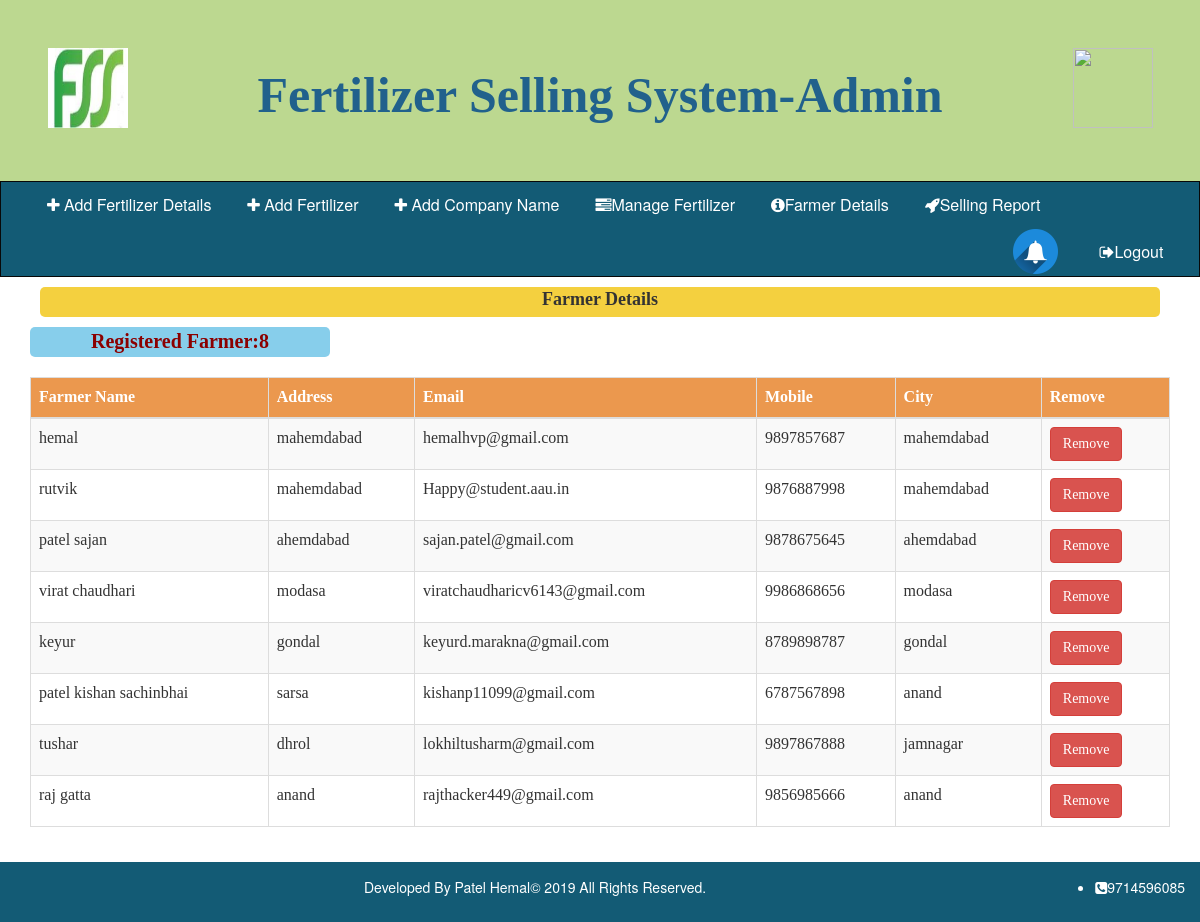
The app's page /fdetails.php (signed in) with its own data.
### tables this page shows
CREATE TABLE `user` (
  `id` int(11) NOT NULL,
  `fname` varchar(50) NOT NULL,
  `address` varchar(200) NOT NULL,
  `city` varchar(20) NOT NULL,
  `pincode` varchar(10) NOT NULL,
  `mo` varchar(20) NOT NULL,
  `email` varchar(50) NOT NULL,
  `uname` varchar(20) NOT NULL,
  `pass` varchar(20) NOT NULL
);

### fdetails.php (the view, shortened to what this page needs)
<?php
     include'headeradm.php';
      $qry="select * from user";
      $rs=mysql_query($qry);
?>
<html>
<head>
    <link rel="stylesheet" href="dist/sweetalert.css">
</head>
<body>
<div class="container">
	<div class="form-group">
    <div class="form-group" style="background-color:#F4D03F;border-radius: 5px;margin: 10px">
  <center><label><font size="4" style="font-family:initial;border-radius: 5px">Farmer Details</font></label></center>
  </div>
 <div class="table-responsive">
  <table class="table table-striped  table-bordered">
    <thead>
      <tr style="background-color: #EB984E;color: white;font-family:initial;">
	    <th>Farmer Name</th>
        <th>Address</th>
        <th>Email</th>
        <th>Mobile</th>
        <th>City</th>
        <th>Remove</th>
      </tr>
    </thead>
    <tbody style="font-family:initial;" >
      <?php
            $tot=0;
          while($rec=mysql_fetch_assoc($rs))
         {
         $id=$rec['id'];
	       echo"<tr>";
	       echo"<td>".$rec["fname"]."</td>";
	       echo"<td>".$rec["address"]."</td>";
	       echo"<td>".$rec["email"]."</td>";
	       echo"<td>".$rec["mo"]."</td>";
	       echo"<td>".$rec["city"]."</td>";
         echo"<td><button class='btn btn-danger' onClick='hi(".$id.");'>Remove</button></td>";
	       echo "</tr>";
		     $tot=$tot+$rec["fname"]=1;
	      }
        echo "<div style='background-color:skyblue;color:darkred; font-family:initial;border-radius: 5px;text-align:center;width:300px;height:30;font-size:20'>";
        echo "<b>Registered Farmer:".$tot."</b>";
        echo "</div>";
        echo "<br>";
 ?>
    </tbody>
  </table>
  </div>
</div>
</div>
</body>
</html>
<?php
include("footer.php");
?>

### records on screen
user: fname "hemal", address "mahemdabad", email "hemalhvp@gmail.com", mo "9897857687", city "mahemdabad"
user: fname "rutvik", address "mahemdabad", email "Happy@student.aau.in", mo "9876887998", city "mahemdabad"
user: fname "patel sajan", address "ahemdabad", email "sajan.patel@gmail.com", mo "9878675645", city "ahemdabad"
user: fname "virat chaudhari", address "modasa", email "viratchaudharicv6143@gmail.com", mo "9986868656", city "modasa"
user: fname "keyur", address "gondal", email "keyurd.marakna@gmail.com", mo "8789898787", city "gondal"
user: fname "patel kishan sachinbhai", address "sarsa", email "kishanp11099@gmail.com", mo "6787567898", city "anand"
user: fname "tushar", address "dhrol", email "lokhiltusharm@gmail.com", mo "9897867888", city "jamnagar"
user: fname "raj gatta", address "anand", email "rajthacker449@gmail.com", mo "9856985666", city "anand"

### other values on screen
$tot "8"
